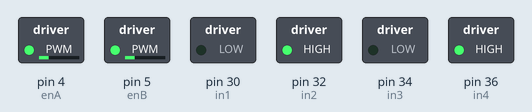
Recording of a sketch running on a simulated Arduino Mega 2560, built with avr-gcc and run on an emulated ATmega2560. Shown: switched loads named in the sketch (green lamp = pin HIGH). What the sketch prints to the serial monitor is not drawn.

Above: at 0.1 s.
Timing chart, 0 to 1.6 s (numbered marks = the images above):
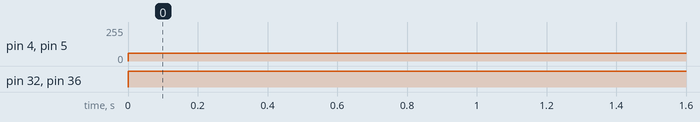

Measured:
- by itself, pin 4 (enA), pin 5 (enB): 0/255 → 60/255 at 0.00 s
- by itself, pin 32 (in2), pin 36 (in4): LOW → HIGH at 0.00 s

The sketch:

MotorTest.ino
```cpp
#include "motorDriver.h"

#define enA 4
#define enB 5
#define in1 30
#define in2 32
#define in3 34
#define in4 36
#define motA_encA 2
#define motB_encA 3
#define motA_encB 6
#define motB_encB 7

MotorDriver SlackMd(enA, enB, in1, in2, in3, in4);

void setup()
{
  SlackMd.beginMotorDriver();
  Serial.begin(9600);
}

void loop()
{
  SlackMd.forward();
  SlackMd.setPWMValue(60, 60);
  Serial.print("POSITION: ");
//  Serial.println(SlackMd.pos_motA);
}
```

motorDriver.cpp
```cpp
#include "motorDriver.h"

MotorDriver::MotorDriver(int enA_pin, int enB_pin, int in1_pin, int in2_pin, int in3_pin, int in4_pin)
{
    enA = enA_pin;
    enB = enB_pin;
    in1 = in1_pin;
    in2 = in2_pin;
    in3 = in3_pin;
    in4 = in4_pin;
}

void MotorDriver::beginMotorDriver()
{
    pinMode(enA, OUTPUT);
    pinMode(enB, OUTPUT);
    pinMode(in1, OUTPUT);
    pinMode(in2, OUTPUT);
    pinMode(in3, OUTPUT);
    pinMode(in4, OUTPUT);
}

void MotorDriver::backward()
{
    digitalWrite(in1, HIGH);
    digitalWrite(in2, LOW);
    digitalWrite(in3, HIGH);
    digitalWrite(in4, LOW);
}

void MotorDriver::forward()
{
    digitalWrite(in1, LOW);
    digitalWrite(in2, HIGH);
    digitalWrite(in3, LOW);
    digitalWrite(in4, HIGH);
}

void MotorDriver::clockWise()
{
    digitalWrite(in1, LOW);
    digitalWrite(in2, HIGH);
    digitalWrite(in3, HIGH);
    digitalWrite(in4, LOW);
}

void MotorDriver::counterClockWise()
{
    digitalWrite(in1, HIGH);
    digitalWrite(in2, LOW);
    digitalWrite(in3, LOW);
    digitalWrite(in4, HIGH);
}

void MotorDriver::stopMotors()
{
    digitalWrite(in1, LOW);
    digitalWrite(in2, LOW);
    digitalWrite(in3, LOW);
    digitalWrite(in4, LOW);

    analogWrite(enA, 0);
    analogWrite(enB, 0);
}

void MotorDriver::setPWMValue(int enA_speed, int enB_speed)
{
    analogWrite(enA, enA_speed);
    analogWrite(enB, enB_speed);
}
```

motorDriver.h
```cpp
#ifndef MOTORDRIVER_H
#define MOTORDRIVER_H

/*
encoder A: Yellow
encoder B: White
*/

#include <Arduino.h>

class MotorDriver
{
public:
  MotorDriver(int enA_pin, int enB_pin, int in1_pin, int in2_pin, int in3_pin, int in4_pin);
  void beginMotorDriver();
  void forward();
  void backward();
  void clockWise();
  void counterClockWise();
  void stopMotors();
  void setPWMValue(int enA_speed, int enB_speed);

private:
  int enA;
  int enB;
  int in1;
  int in2;
  int in3;
  int in4;
};

#endif
```
